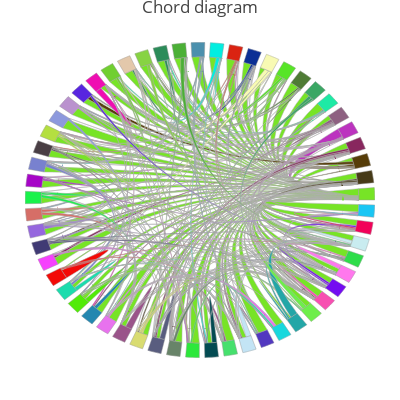

This figure's notebook cell:
### Code cell
data = ideograms + ribbon_info
layout['shapes'] = shapes
fig = go.Figure(data=data, layout=layout)
from plotly.offline import download_plotlyjs, init_notebook_mode,  iplot, plot
init_notebook_mode(connected=True)
iplot(fig)
